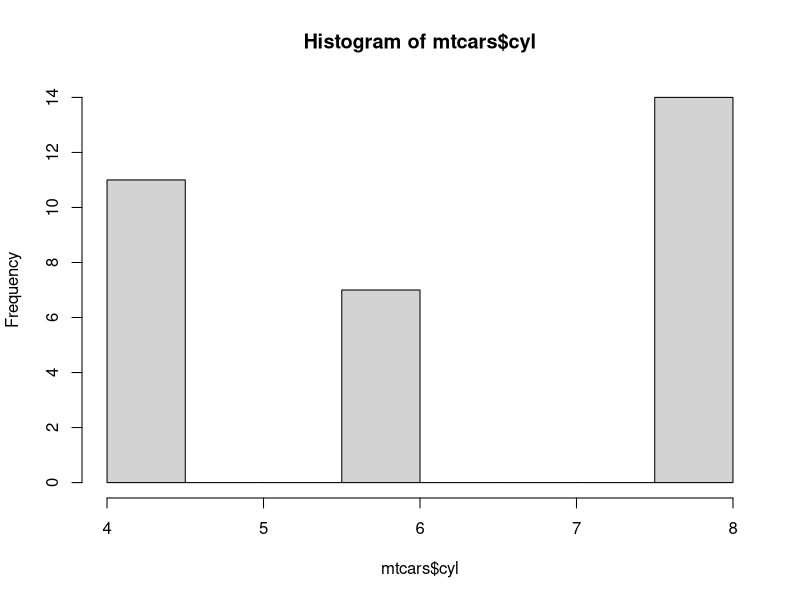

The R script that drew this image:
## ---- chunk 1
knitr::opts_chunk$set(echo = TRUE)
## ---- chunk 2
data("mtcars")
hist(mtcars$cyl)
